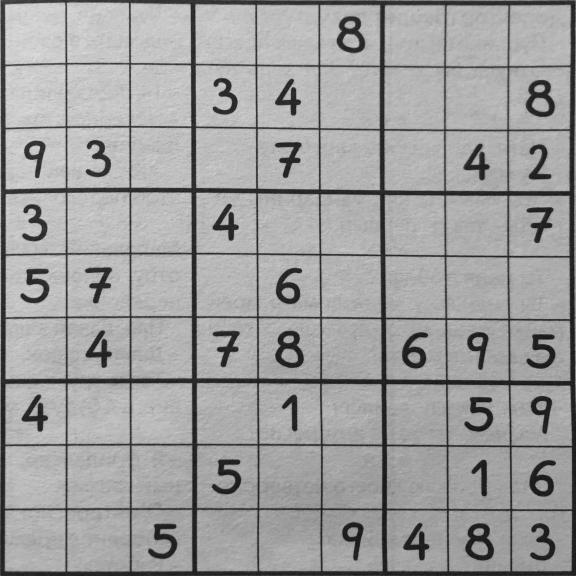
#> input picture frontalized_images/train/frontalized_image_0.jpg, 576 x 576 px, given in place of image_1.jpg, which was not available
$ python create_templates.py
#> lines starting #> are read from the running program, lines starting #| are printed output that depends on the picture; after the words box and inside, x2 and y2 are one past the last pixel; in counts of white or black regions, pixels touching at a corner belong together; pictures that were not available may be replaced by others from this repository, and a replacement may not be noted
### utils.py
import os
import numpy as np
import matplotlib.pyplot as plt
import cv2

from const import TEMPLATES_PATH


# [20 lines left out: functions rgb2grayscale, grayscale2rgb, not called in this run]


def read_image(image_path):
    """
    Args:
        image_path (str): path to the image
    Returns:
        image (np.array): image of shape [H, W] (grayscale image)
    """
#> called with image_path = './sudoku_puzzles/train/image_1.jpg'
    image = plt.imread(image_path)
#> image is the input picture: shape (576, 576); min 7, max 227, mean 158.9

    if len(image.shape) == 3:
        image = rgb2grayscale(image)

    return image


# [9 lines left out: function show_image, not called in this run]


def show_contours(image, contours, axis=None, contour_color=(255, 0, 0)):
    image_with_contours = cv2.drawContours(grayscale2rgb(image.copy()), contours, -1, contour_color, 10)
    show_image(image_with_contours, axis=axis, as_gray=False)


# [39 lines left out: functions show_corners, show_sudoku_cells, load_templates, not called in this run]

### frontalization.py
import os
import numpy as np
import cv2
import matplotlib.pyplot as plt
from dask.array import shape

from tqdm.notebook import tqdm

from utils import read_image, show_image


# BEGIN YOUR IMPORTS
from tqdm import tqdm
# END YOUR IMPORTS


# BEGIN YOUR FUNCTIONS

# END YOUR FUNCTIONS


def find_edges(image):
    """
    Args:
        image (np.array): (grayscale) image of shape [H, W]
    Returns:
        edges (np.array): binary mask of shape [H, W]
    """
    # BEGIN YOUR CODE

    edges = cv2.Canny(image, 100, 200)
    return edges

    # END YOUR CODE


def highlight_edges(edges):
    """
    Args:
        edges (np.array): binary mask of shape [H, W]
    Returns:
        highlighted_edges (np.array): binary mask of shape [H, W]
    """
    # BEGIN YOUR CODE

    highlited_edges = cv2.dilate(edges, np.ones((3, 3), np.uint8), iterations=1, borderType=cv2.BORDER_CONSTANT)
    return highlited_edges

    # END YOUR CODE


def find_contours(edges):
    """
    Args:
        edges (np.array): binary mask of shape [H, W]
    Returns:
        contours (np.array, np.array, ...): tuple of arrays of contours, where each contour is an array of points of shape [N, 1, 2]
    """
    # BEGIN YOUR CODE

    contours, _ = cv2.findContours(edges, cv2.RETR_EXTERNAL, cv2.CHAIN_APPROX_SIMPLE)
    return contours

    # END YOUR CODE


def get_max_contour(contours):
    """
    Args:
        contours (np.array, np.array, ...): tuple of arrays of contours, where each contour is an array of points of shape [N, 1, 2]
    Returns:
        max_contour (np.array): an array of points (vertices) of the contour with the maximum area of shape [N, 1, 2]
    """
    # BEGIN YOUR CODE

    max_contour = max(contours, key=cv2.contourArea)
    return max_contour

    # END YOUR CODE


def order_corners(corners):
    """
    Args:
        corners (np.array): an array of corner points (corners) of shape [4, 2]
    Returns:
        ordered_corners (np.array): an array of corner points in order [top left, top right, bottom right, bottom left]
    """
    # BEGIN YOUR CODE
    sum_corners = np.sum(corners, axis=1) #array with the sum of coordinates x + y
    diff_corners = np.diff(corners, axis=1) # array with the difference of coordinates y - x

    top_left = corners[np.argmax(diff_corners)]#largest difference of coordinates y - x
    top_right = corners[np.argmax(sum_corners)] #largest sum of coordinates x + y
    bottom_right = corners[np.argmin(diff_corners)]#smallest difference of coordinates y - x
    bottom_left = corners[np.argmin(sum_corners)]#smallest sum of coordinates x + y

    ordered_corners = np.array([top_left, top_right, bottom_right, bottom_left])
    return ordered_corners

    # END YOUR CODE


def find_corners(contour, epsilon=0.42):
    """
    Args:
        contour (np.array): an array of points (vertices) of the contour of shape [N, 1, 2]
        epsilon (float): how accurate the contour approximation should be
    Returns:
        ordered_corners (np.array): an array of corner points (corners) of quadrilateral approximation of contour of shape [4, 2]
                                    in order [top left, top right, bottom right, bottom left]
    """
    # BEGIN YOUR CODE
    # calculate the approximation accuracy, but I get problems when I use epsilon form the input
    epsi = 0.1 * cv2.arcLength(contour, True)
    # contour approximation with The Ramer–Douglas–Peucker algorithm
    corners = cv2.approxPolyDP(contour, epsi, True)
    corners = corners.reshape(-1, 2) #reshape [N, 1, 2] to [N, 2]

    # to avoid errors
    if len(corners) != 4:
        corners += np.array([[0, 0],
                              [0, 1],
                              [1, 0],
                              [1, 1]])
        corners = corners[:4]

    ordered_corners = order_corners(corners)

    return ordered_corners

    # END YOUR CODE

# [14 lines left out: function rescale_image, not called in this run]

    # END YOUR CODE


def gaussian_blur(image, sigma):
    """
    Args:
        image (np.array): input image
        sigma (float): standard deviation for Gaussian kernel
    Returns:
        blurred_image (np.array): 8-bit (with range [0, 255]) blurred image
    """
    # BEGIN YOUR CODE

    blurred_image = cv2.GaussianBlur(image, (0, 0), sigma)
    return blurred_image

    # END YOUR CODE


def distance(point1, point2):
    """
    Args:
        point1 (np.array): n-dimensional vector
        point2 (np.array): n-dimensional vector
    Returns:
        distance (float): Euclidean distance between point1 and point2
    """
    # BEGIN YOUR CODE
    #calculate the Euclidean distance between point1 and point2
    distance = np.sqrt(np.sum((point1 - point2)**2))

    return distance

    # END YOUR CODE

def frontalize_image(image, ordered_corners):
    """
    Args:
        image (np.array): input image
        ordered_corners (np.array): corners in order [top left, top right, bottom right, bottom left]
    Returns:
        warped_image (np.array): warped with a perspective transform image of shape [H, H]
    """
    # 4 source points
    top_left, top_right, bottom_right, bottom_left = ordered_corners

    # BEGIN YOUR CODE

    # the side length of the Sudoku grid based on distances between corners
    side = distance(top_left, top_right)

    # what are the 4 target (destination) points?
    destination_points = np.array([[0, side - 1], [side - 1, side - 1],[side - 1, 0],[0, 0]], dtype=np.float32)
    ordered_corners = np.array(ordered_corners, dtype=np.float32)


    # perspective transformation matrix
    transform_matrix = cv2.getPerspectiveTransform(ordered_corners, destination_points)

    # image warped using the found perspective transformation matrix
    warped_image = cv2.warpPerspective(image, transform_matrix, dsize=(int(side), int(side)))

    assert warped_image.shape[0] == warped_image.shape[1], "height and width of the warped image must be equal"

    return warped_image

    # END YOUR CODE


# [19 lines left out: function show_frontalized_images, not called in this run]

### pipeline.py
import numpy as np
import matplotlib.pyplot as plt

from utils import show_image, show_contours, show_corners, show_sudoku_cells


class Pipeline(object):
    def __init__(self, functions, parameters={}):
        self.functions = functions
        self.parameters = parameters

    def __call__(self, image, plot=False, figsize=(18, 12)):
#> called with plot = False, figsize = (18, 12)
        output = image.copy()
        ordered_corners = None

        if plot:
            nrows = len(self.functions) // 3 + 1
            ncols = 3
            figure, axes = plt.subplots(nrows=nrows, ncols=ncols, figsize=figsize)
            if len(axes.shape) == 1:
                axes = axes[np.newaxis, ...]

            show_image(output, axis=axes[0][0], as_gray=True)
            axes[0][0].set_title("Sudoku image", fontsize=16)

            for j in range(len(self.functions) + 1, nrows * ncols):
                axis = axes[j // ncols][j % ncols]
                show_image(np.ones((1, 1, 3)), axis=axis)

        for i, function in enumerate(self.functions):
            kwargs = self.parameters.get(function.__name__, {})
            if "frontalize" in function.__name__:
                output = function(image=image, ordered_corners=ordered_corners)
            else:
                output = function(output, **kwargs)

            if ("rescale" in function.__name__) or ("frontalize" in function.__name__) or ("resize" in function.__name__):
                image = output.copy()

            if "corner" in function.__name__:
                ordered_corners = output

            if plot:
                axis = axes[(i + 1) // ncols][(i + 1) % ncols]
                if "edge" in function.__name__:
                    show_image(np.bitwise_not(output), axis=axis, as_gray=True)
                elif "contour" in function.__name__:
                    show_contours(image, contours=output, axis=axis)
                elif "corner" in function.__name__:
                    show_corners(image, corners=ordered_corners, axis=axis)
                elif "sudoku_cells" in function.__name__:
                    show_sudoku_cells(sudoku_cells=output, axis=axis)
                else:
                    show_image(output, axis=axis, as_gray=True)

                title = " ".join(function.__name__.split("_"))
                if kwargs:
                    title += " | " + ",".join([f"{key}: {value}" for key, value in kwargs.items()][:1])
                axis.set_title(title, fontsize=16)
#> this loop made 9 passes
#> output on pass 6: [[3, 571], [192, 572], [192, 382], [4, 383]]
#> ordered_corners on pass 7: [[3, 571], [192, 572], [192, 382], [4, 383]]
#> pass 2, in find_edges, `edges = cv2.Canny(image, 100, 200)`:
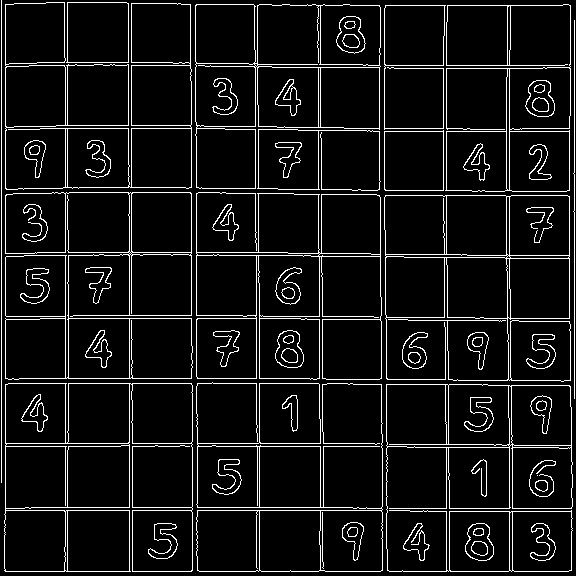
#> edges: shape (576, 576); 7.8% white in thin lines or dots
#> pass 3, in highlight_edges, `highlited_edges = cv2.dilate(edges, np.ones((3, 3), np.uint8), iterati..`:
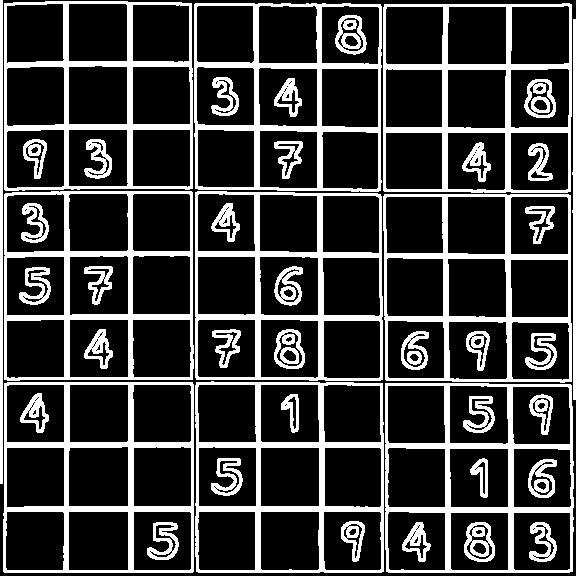
#> highlited_edges: shape (576, 576); 23.3% white; 46 white regions, largest, box (x1, y1, x2, y2) and area: (195, 381, 384, 573) 6431, (3, 382, 194, 573) 6431, (383, 3, 572, 193) 6387
#> after the loop:
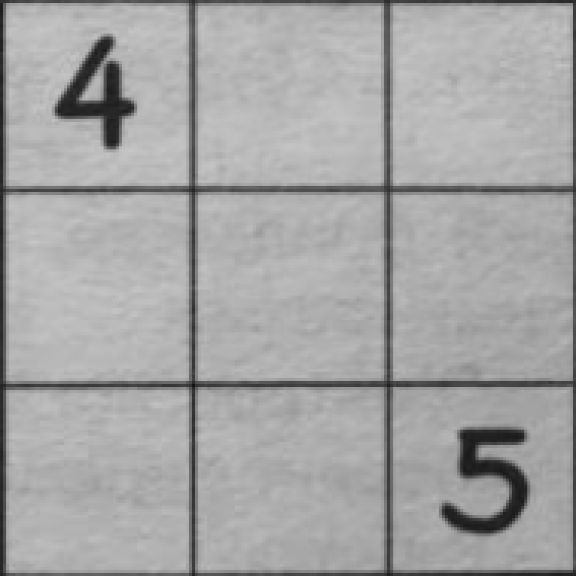
#> image: shape (576, 576); min 20, max 198, mean 165

        return image, output

### recognition.py
import os
import numpy as np
import cv2
import matplotlib.pyplot as plt
from skimage.filters.rank import threshold

from tqdm.notebook import tqdm

from utils import read_image, show_image
from const import NUM_CELLS, CELL_SIZE, SUDOKU_SIZE
from utils import load_templates


# BEGIN YOUR IMPORTS
from skimage.feature import match_template
# END YOUR IMPORTS


# BEGIN YOUR FUNCTIONS

# END YOUR FUNCTIONS


def resize_image(image, size):
    """
    Args:
        image (np.array): input image of shape [H, W]
        size (int, int): desired image size
    Returns:
        resized_image (np.array): 8-bit (with range [0, 255]) resized image
    """
    # BEGIN YOUR CODE

    resized_image = cv2.resize(image, size, interpolation=cv2.INTER_AREA)
    return resized_image

    # END YOUR CODE


def binarize(image, **binarization_kwargs):
    """
    Args:
        image (np.array): input image
        binarization_kwargs (dict): dict of parameter values
    Returns:
        binarized_image (np.array): binarized image

    You can find information about different thresholding algorithms here
    https://docs.opencv.org/4.x/d7/d4d/tutorial_py_thresholding.html
    """
    # BEGIN YOUR CODE
    image = cv2.cvtColor(image, cv2.COLOR_BGR2GRAY) if len(image.shape) == 3 else image
    binarized_image = cv2.adaptiveThreshold(image, 255, cv2.ADAPTIVE_THRESH_GAUSSIAN_C,
                                            cv2.THRESH_BINARY_INV,
                                            binarization_kwargs.get("block_size", 11),
                                            binarization_kwargs.get("C", 2))
    return binarized_image

    # END YOUR CODE

def crop_image(image, crop_factor):
    size = image.shape[:2]

    cropped_size = (int(size[0]*crop_factor), int(size[1]*crop_factor))
    shift = ((size[0] - cropped_size[0]) // 2, (size[1] - cropped_size[1]) // 2)

    cropped_image = image[shift[0]:shift[0]+cropped_size[0],
                          shift[1]:shift[1]+cropped_size[1]]

    return cropped_image


def get_sudoku_cells(frontalized_image, crop_factor=0.42, binarization_kwargs={}):
    """
    Args:
        frontalized_image (np.array): frontalized sudoku image
        crop_factor (float): how much cell area we should preserve
        binarization_kwargs (dict): dict of parameter values for the binarization function
    Returns:
        sudoku_cells (np.array): array of num_cells x num_cells sudoku cells of shape [N, N, S, S]
    """
    # BEGIN YOUR CODE

    resized_image = resize_image(frontalized_image, SUDOKU_SIZE)

    binarized_image = binarize(resized_image, **binarization_kwargs)

    sudoku_cells = np.zeros((NUM_CELLS, NUM_CELLS, *CELL_SIZE), dtype=np.uint8)
    for i in range(NUM_CELLS):
         for j in range(NUM_CELLS):
             cell_height = SUDOKU_SIZE[0] // NUM_CELLS
             cell_width = SUDOKU_SIZE[1] // NUM_CELLS
             sudoku_cell = binarized_image[i*cell_height:(i+1)*cell_height, j*cell_width:(j+1)*cell_width]
             sudoku_cell = crop_image(sudoku_cell, crop_factor=crop_factor)

             sudoku_cells[i, j] = resize_image(sudoku_cell, CELL_SIZE)

    return sudoku_cells

    # END YOUR CODE


# [122 lines left out: functions is_empty, get_digit_correlations, show_correlations, recognize_digits, show_recognized_digits, show_solved_sudoku, not called in this run]

### template.py
from pipeline import Pipeline

# BEGIN YOUR IMPORTS
from recognition import resize_image, binarize, crop_image, get_sudoku_cells, is_empty, get_digit_correlations, show_correlations, recognize_digits
from const import SUDOKU_SIZE, NUM_CELLS, CELL_SIZE
from utils import read_image
from frontalization import rescale_image, gaussian_blur, find_edges, highlight_edges, find_contours, get_max_contour, find_corners, frontalize_image
# END YOUR IMPORTS

# BEGIN YOUR CODE

"""
create dict of cell coordinates like in this example

CELL_COORDINATES = {"image_0.jpg": {1: (0, 0),
                                    2: (1, 1)},
                    "image_2.jpg": {1: (2, 3),
                                    3: [(2, 1), (0, 4)],
                                    9: (5, 6)}}
"""
"""
In the train dataset we have sudokus from two diffrent sources and thereby two diffrent font for the digits.
Because of that we sample templates from both sources.
"""

CELL_COORDINATES = {"image_1.jpg": {1: (6,1),
                                    3: (1,1),
                                    5: (1,4),
                                    7: (4,1),
                                    8: (1,0)},
                    "image_2.jpg": {2: (7,7),
                                    4: (7,5),
                                    6: (4,4),
                                    9: (0,2)},
                    "image_5.jpg": {1: (7,7),
                                    3: (1,7),
                                    5: (1,1),
                                    6: (1,4),
                                    7: (7,4),
                                    8: (4,1)},
                    "image_6.jpg": {2: (1,6),
                                    4: (4,6),
                                    9: (1,2)}}

# END YOUR CODE


# BEGIN YOUR FUNCTIONS


# END YOUR FUNCTIONS


def get_template_pipeline():
    # BEGIN YOUR CODE

    functions = [
        gaussian_blur,
        find_edges,
        highlight_edges,
        find_contours,
        get_max_contour,
        find_corners,
        frontalize_image,
        resize_image,
        get_sudoku_cells
    ]
    parameters = {
        "rescale_image": {"scale": 0.6},
        "gaussian_blur": {"sigma": 0.9},
        "find_corners": {"epsilon": 0.9},
        "resize_image": {"size": SUDOKU_SIZE},
        "crop_image": {"crop_factor": 0.9},
        "get_sudoku_cells": {"crop_factor": 0.75, "binarization_kwargs": {}},
        "get_digit_correlations": {"templates_dict": CELL_COORDINATES}
    }
    pipeline = Pipeline(functions=functions, parameters=parameters)

    return pipeline

    # END YOUR CODE
"""
    functions = [
        resize_image,
        binarize,
        crop_image,
        get_sudoku_cells,
        is_empty,
        get_digit_correlations,
        show_correlations,
        recognize_digits
    ]
    parameters = {
        "resize_image": {"size": (512, 512)},
        "crop_image": {"crop_factor": 0.1},
        "extract_sudoku_cells": {"cell_size": 64},
        "is_empty": {"threshold": 0.5},
        "get_digit_correlations": {"templates_dict": CELL_COORDINATES}  # templates_dict hinzugefügt
    }
"""

### create_templates.py
import os
import shutil

from tqdm import tqdm
from skimage.io import imsave

from const import TEMPLATES_PATH, TRAIN_IMAGES_PATH
from const import MAX_TEMPLATES_FOR_DIGIT

from utils import read_image
from template import CELL_COORDINATES, get_template_pipeline


def main():
    shutil.rmtree(TEMPLATES_PATH, ignore_errors=True)
    os.makedirs(TEMPLATES_PATH)

    pipeline = get_template_pipeline()
    digits_count = {1: 0,
                    2: 0,
                    3: 0,
                    4: 0,
                    5: 0,
                    6: 0,
                    7: 0,
                    8: 0,
                    9: 0}

    for file_name, coordinates_dict in CELL_COORDINATES.items():
        image_path = os.path.join(TRAIN_IMAGES_PATH, file_name)
        sudoku_image = read_image(image_path=image_path)
        _, sudoku_cells = pipeline(sudoku_image)

        for digit, coordinates_list in tqdm(coordinates_dict.items(), desc=file_name):
            if not isinstance(coordinates_list, list):
                coordinates_list = [coordinates_list]

            digit_templates_path = os.path.join(TEMPLATES_PATH, str(digit))
            os.makedirs(digit_templates_path, exist_ok=True)

            for i, coordinates in enumerate(coordinates_list):
                if digits_count[digit] < MAX_TEMPLATES_FOR_DIGIT:
                    digits_count[digit] += 1

                    digit_template_path = os.path.join(digit_templates_path, f"{os.path.splitext(file_name)[0]}_{digit}_{i}.jpg")
                    imsave(digit_template_path, sudoku_cells[tuple(coordinates)])
#> this loop made 5 passes
#> pass 1, in main, `imsave(digit_template_path, sudoku_cells[tuple(coordinates)])`:
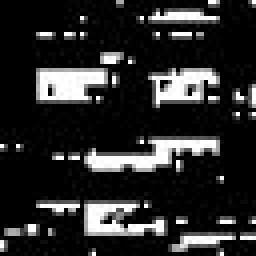
#> saved as image_1_1_0.jpg: shape (64, 64) (shown 4 times larger); min 0, max 255, mean 42.4
#> pass 2, in main, `imsave(digit_template_path, sudoku_cells[tuple(coordinates)])`:
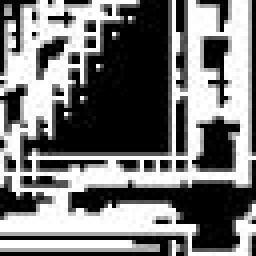
#> saved as image_1_3_0.jpg: shape (64, 64) (shown 4 times larger); min 0, max 255, mean 119
#> after the loop, digits_count = 9 items
#> pass 2 of the loop in main, `for file_name, coordinates_dict in CELL_COORDINATES.items():`:
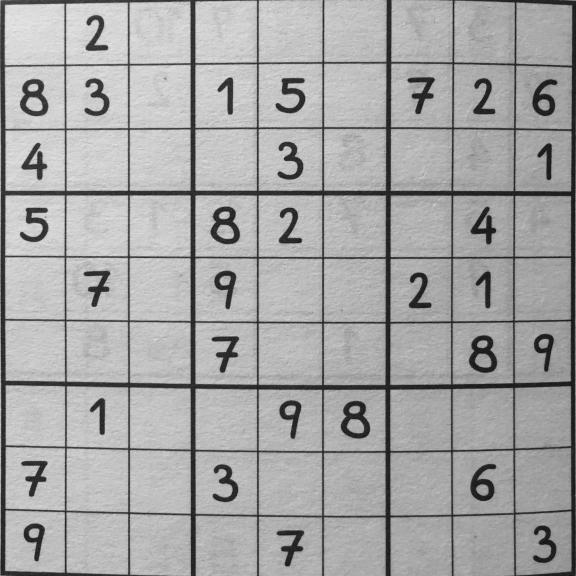
#> input picture frontalized_images/train/frontalized_image_1.jpg, 576 x 576 px, given in place of image_2.jpg, which was not available
#> in read_image, image is the input picture: shape (576, 576); min 3, max 237, mean 166.5
#> the loop in __call__, `for i, function in enumerate(self.functions):` made 6 passes
#> kwargs on pass 1: {'sigma': 0.9}
#> pass 2, in find_edges (call 2), `edges = cv2.Canny(image, 100, 200)`:
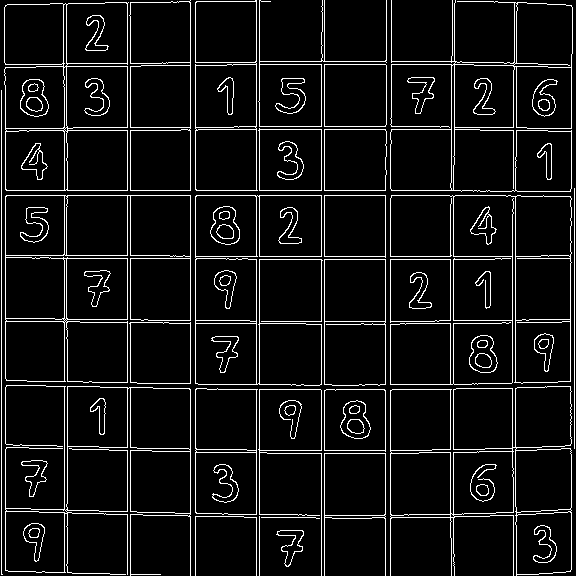
#> edges: shape (576, 576); 7.5% white in thin lines or dots
#> pass 3, in highlight_edges (call 2), `highlited_edges = cv2.dilate(edges, np.ones((3, 3), np.uint8), iterati..`:
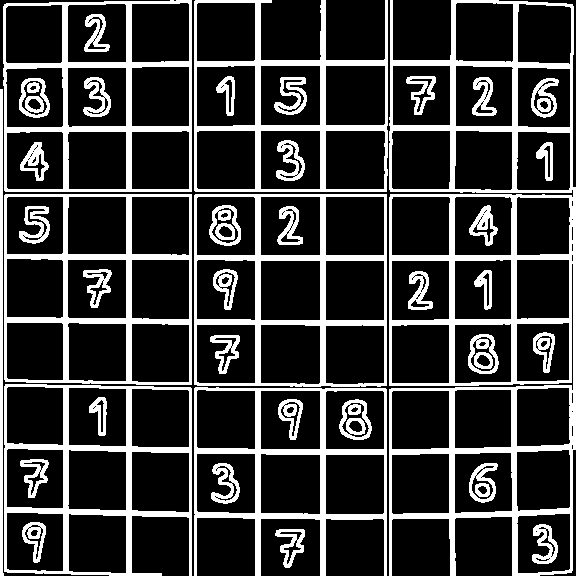
#> highlited_edges: shape (576, 576); 22.5% white; 43 white regions, largest, box (x1, y1, x2, y2) and area: (389, 0, 576, 576) 19214, (194, 194, 387, 387) 6549, (3, 0, 192, 192) 6381


if __name__ == "__main__":
#> (the run stopped early here; a loop or call above may not have finished)
